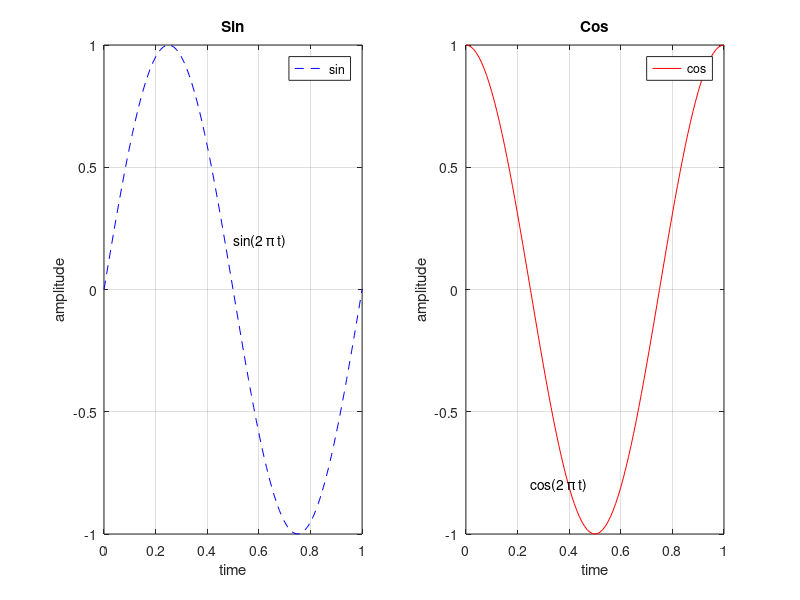

Reproduce this figure in MATLAB.
t=0:0.01:1;
z1=sin(2*pi*t);
z2=cos(2*pi*t);

figure;
subplot(1,2,1);
plot(t,z1,'--b')
title('Sin'); % Title
legend('sin')
xlabel('time') % the name of X-axis
ylabel('amplitude') % the name of Y-axis
grid on % Add grid

x0=[0.5 0.2];
s='sin(2 \pi t)';
text(x0(1), x0(2), s);
% hold on

subplot(1,2,2);
plot(t,z2,'r')
title('Cos'); % Title
legend('cos')
xlabel('time') % the name of X-axis
ylabel('amplitude') % the name of Y-axis
grid on % Add grid

y0=[0.25 -0.8];
s='cos(2 \pi t)';
text(y0(1), y0(2), s);